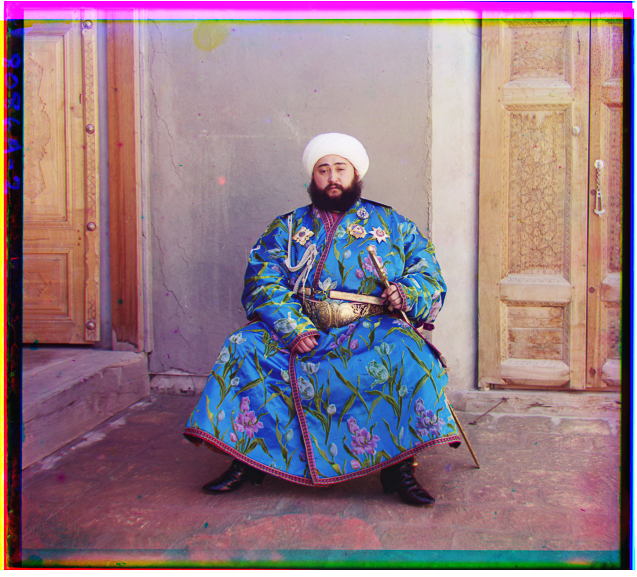
#> input picture Proj1/media/emir.jpg, 637 x 577 px, given in place of emir.tif, which was not available
$ python colorize_skel.py
#> lines starting #> are read from the running program, lines starting #| are printed output that depends on the picture; pictures that were not available may be replaced by others from this repository, and a replacement may not be noted
# CS194-26 (CS294-26): Project 1 - OpenCV Feature-Based Homography Alignment
# Following the exact approach from: https://learnopencv.com/image-alignment-feature-based-using-opencv-c-python/

import numpy as np
import skimage as sk
import skimage.io as skio
import matplotlib.pyplot as plt
import cv2

def alignImages(im1, im2):
    """
    Align im1 to im2 using feature-based homography
    Following the OpenCV tutorial exactly
    """
    # Convert images to grayscale for OpenCV
    if len(im1.shape) == 3:
        im1Gray = cv2.cvtColor(im1, cv2.COLOR_RGB2GRAY)
    else:
        im1Gray = im1

    if len(im2.shape) == 3:
        im2Gray = cv2.cvtColor(im2, cv2.COLOR_RGB2GRAY)
    else:
        im2Gray = im2

    # Detect ORB features and compute descriptors
    orb = cv2.ORB_create(MAX_FEATURES)
    keypoints1, descriptors1 = orb.detectAndCompute(im1Gray, None)
    keypoints2, descriptors2 = orb.detectAndCompute(im2Gray, None)

    # Match features
    matcher = cv2.DescriptorMatcher_create(cv2.DESCRIPTOR_MATCHER_BRUTEFORCE_HAMMING)
    matches = matcher.match(descriptors1, descriptors2, None)

    # Sort matches by score
    matches.sort(key=lambda x: x.distance, reverse=False)

    # Remove not so good matches
    numGoodMatches = int(len(matches) * GOOD_MATCH_PERCENT)
    matches = matches[:numGoodMatches]

    # Draw top matches (optional, for debugging)
    # imMatches = cv2.drawMatches(im1, keypoints1, im2, keypoints2, matches, None)

    # Extract location of good matches
    points1 = np.zeros((len(matches), 2), dtype=np.float32)
    points2 = np.zeros((len(matches), 2), dtype=np.float32)

    for i, match in enumerate(matches):
        points1[i, :] = keypoints1[match.queryIdx].pt
        points2[i, :] = keypoints2[match.trainIdx].pt

    # Find homography
    h, mask = cv2.findHomography(points1, points2, cv2.RANSAC)

    # Use homography to warp image
    height, width = im2.shape[:2]
    im1Reg = cv2.warpPerspective(im1, h, (width, height))

    return im1Reg, h

def process_image_opencv(imname):
    """
    Process Prokudin-Gorskii image using OpenCV homography alignment
    Following skeleton code pattern with sk.img_as_float
    """
    print(f"Processing with OpenCV homography: {imname}")

    # Read in the image (following skeleton)
    im = skio.imread(imname)
#> im is the input picture: shape (577, 637, 3); mean R, G, B 147.2, 122, 132.4
    print(f"Original image shape: {im.shape}, dtype: {im.dtype}, range: [{im.min()}, {im.max()}]")
#| Original image shape: (577, 637, 3), dtype: uint8, range: [0, 255]

    # Convert to double (following skeleton)
    im = sk.img_as_float(im)
    print(f"After sk.img_as_float: shape {im.shape}, dtype: {im.dtype}, range: [{im.min():.3f}, {im.max():.3f}]")
#| After sk.img_as_float: shape (577, 637, 3), dtype: float64, range: [0.000, 1.000]

    # Compute the height of each part (following skeleton)
    height = np.floor(im.shape[0] / 3.0).astype(int)
#> height = 192

    # Separate color channels (following skeleton BGR order)
    b = im[:height]
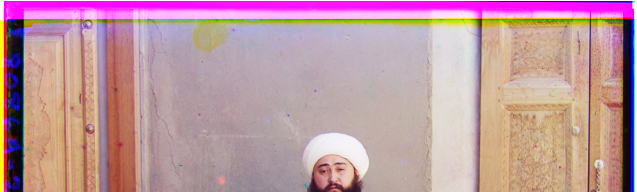
#> b: shape (192, 637, 3) float64; mean R, G, B 0.747, 0.6, 0.629
    g = im[height: 2*height]
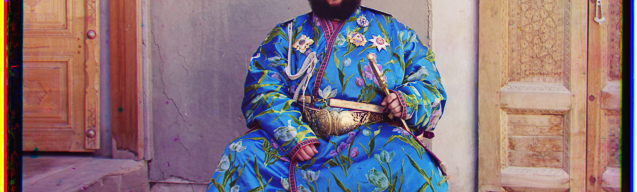
#> g: shape (192, 637, 3) float64; mean R, G, B 0.53, 0.455, 0.491
    r = im[2*height: 3*height]
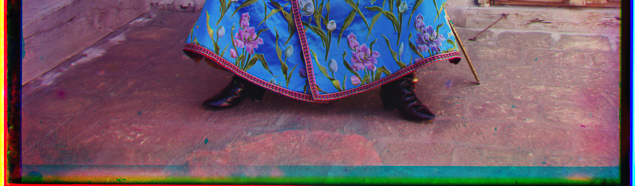
#> r: shape (192, 637, 3) float64; mean R, G, B 0.452, 0.377, 0.435

    print(f"Each channel shape: {b.shape}, dtype: {b.dtype}")
#| Each channel shape: (192, 637, 3), dtype: float64

    # Use blue channel as reference (following skeleton pattern)
    reference = b

    # Align green channel to blue
    print("\nAligning green channel...")
    try:
        ag, hGreen = alignImages(g, reference)

        if np.allclose(hGreen, np.eye(3)):
            print("Green alignment returned identity matrix - alignment failed")
            g_dx, g_dy = 0, 0
        else:
            # Extract translation from homography
            g_dx = hGreen[0, 2]
            g_dy = hGreen[1, 2]
            print(f"Green homography translation: dx={g_dx:.2f}, dy={g_dy:.2f}")

    except Exception as e:
        print(f"Green alignment failed: {e}")
        ag = g
        g_dx, g_dy = 0, 0

    # Align red channel to blue
    print("\nAligning red channel...")
    try:
        ar, hRed = alignImages(r, reference)

        if np.allclose(hRed, np.eye(3)):
            print("Red alignment returned identity matrix - alignment failed")
            r_dx, r_dy = 0, 0
        else:
            # Extract translation from homography
            r_dx = hRed[0, 2]
            r_dy = hRed[1, 2]
            print(f"Red homography translation: dx={r_dx:.2f}, dy={r_dy:.2f}")

    except Exception as e:
        print(f"Red alignment failed: {e}")
        ar = r
        r_dx, r_dy = 0, 0

    # Create a color image (following skeleton)
    im_out = np.dstack([ar, ag, b])

    print(f"\nOpenCV Homography Results:")
    print(f"Green displacement: ({g_dx:.1f}, {g_dy:.1f})")
    print(f"Red displacement: ({r_dx:.1f}, {r_dy:.1f})")

    # Save the image (following skeleton pattern)
    fname = f'output_opencv_{imname.split("/")[-1].replace(".tif", ".jpg")}'
    skio.imsave(fname, im_out)
    print(f"Saved: {fname}")

    # Display the image (following skeleton)
    plt.figure(figsize=(12, 8))
    plt.imshow(im_out)
    plt.title(f'OpenCV Homography Alignment\nG: ({g_dx:.1f}, {g_dy:.1f}), R: ({r_dx:.1f}, {r_dy:.1f})')
    plt.axis('off')
    plt.show()

    return im_out, (g_dx, g_dy), (r_dx, r_dy)

# [145 lines left out: function compare_with_simple_translation, not called in this run]

# Global parameters (from OpenCV tutorial)
MAX_FEATURES = 500
GOOD_MATCH_PERCENT = 0.30

# Example usage
if __name__ == "__main__":

    # Test with Emir image
    emir_path = '/Users/junwei/Fall2025/CS180/cs180 proj1 data/emir.tif'

    try:
        print("=== OPENCV HOMOGRAPHY ALIGNMENT ===")
        result = process_image_opencv(emir_path)

        print("\n=== COMPARISON WITH TRANSLATION ===")
        compare_with_simple_translation(emir_path)

    except FileNotFoundError:
        print(f"File not found: {emir_path}")
        print("Please update the path to your image file")
    except Exception as e:
        print(f"Error: {e}")
        import traceback
        traceback.print_exc()

$ run again, with Proj1/media/00170a.jpg copied over Proj1/media/emir.jpg
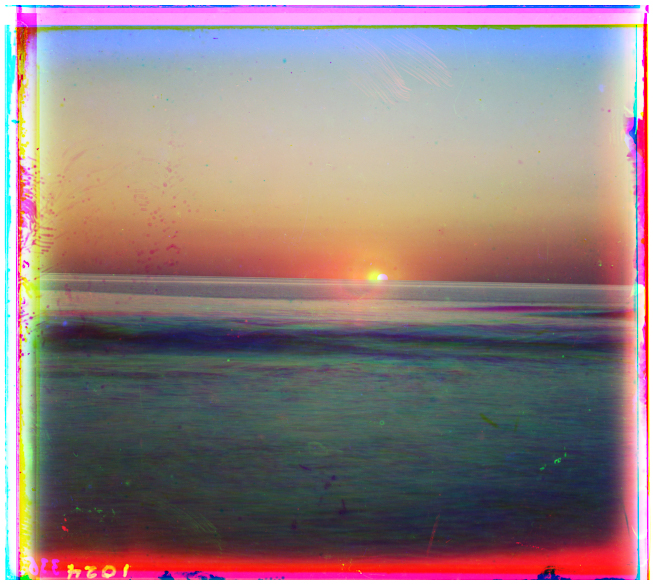
#> input picture Proj1/media/00170a.jpg, 653 x 584 px, given in place of emir.tif, which was not available
#> in process_image_opencv, im is the input picture: shape (584, 653, 3); mean R, G, B 144.6, 126.3, 127.4
#| Original image shape: (584, 653, 3), dtype: uint8, range: [0, 255]
#| After sk.img_as_float: shape (584, 653, 3), dtype: float64, range: [0.000, 1.000]
#> in process_image_opencv, `g = im[height: 2*height]`:
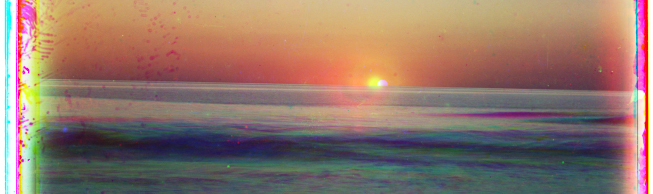
#> g: shape (194, 653, 3) float64; mean R, G, B 0.566, 0.464, 0.417
#> in process_image_opencv, `r = im[2*height: 3*height]`:
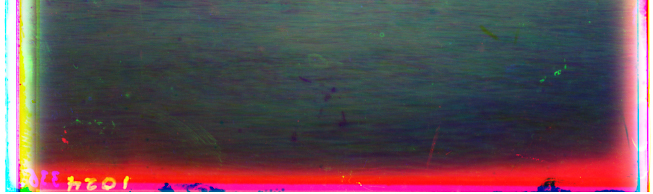
#> r: shape (194, 653, 3) float64; mean R, G, B 0.387, 0.302, 0.329
#| Each channel shape: (194, 653, 3), dtype: float64

$ run again, with Proj1/media/cathedral.jpg copied over Proj1/media/emir.jpg
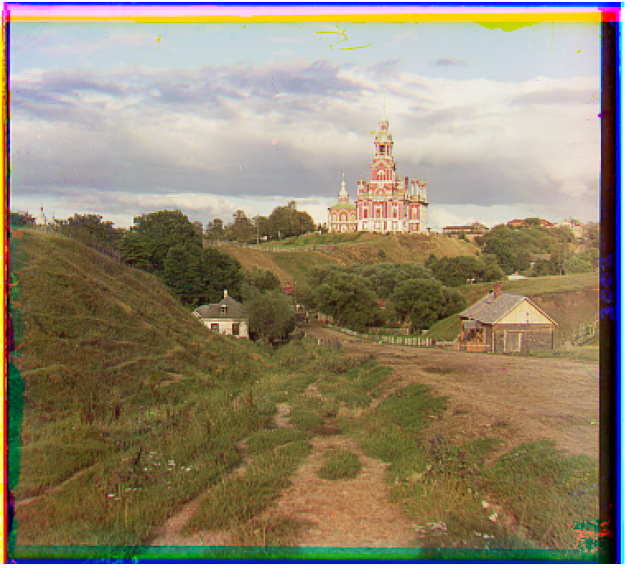
#> input picture Proj1/media/cathedral.jpg, 625 x 568 px, given in place of emir.tif, which was not available
#> in process_image_opencv, im is the input picture: shape (568, 625, 3); mean R, G, B 146.9, 135.3, 111.8
#| Original image shape: (568, 625, 3), dtype: uint8, range: [0, 255]
#| After sk.img_as_float: shape (568, 625, 3), dtype: float64, range: [0.000, 1.000]
#> in process_image_opencv, `g = im[height: 2*height]`:
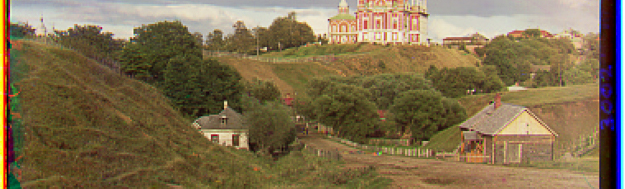
#> g: shape (189, 625, 3) float64; mean R, G, B 0.502, 0.433, 0.311
#> in process_image_opencv, `r = im[2*height: 3*height]`:
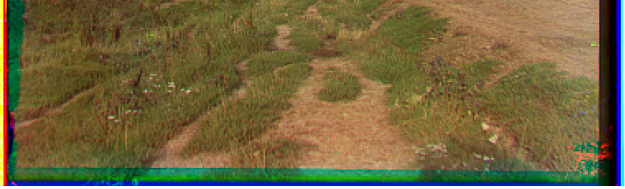
#> r: shape (189, 625, 3) float64; mean R, G, B 0.447, 0.397, 0.251
#| Each channel shape: (189, 625, 3), dtype: float64
